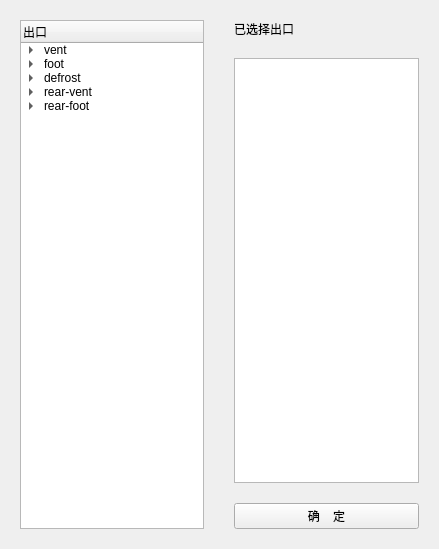
<?xml version="1.0" encoding="UTF-8"?>
<ui version="4.0">
 <class>outlet_form</class>
 <widget class="QWidget" name="outlet_form">
  <property name="geometry">
   <rect>
    <x>0</x>
    <y>0</y>
    <width>439</width>
    <height>549</height>
   </rect>
  </property>
  <property name="windowTitle">
   <string>出口命名</string>
  </property>
  <layout class="QGridLayout" name="gridLayout">
   <property name="leftMargin">
    <number>20</number>
   </property>
   <property name="topMargin">
    <number>20</number>
   </property>
   <property name="rightMargin">
    <number>20</number>
   </property>
   <property name="bottomMargin">
    <number>20</number>
   </property>
   <property name="horizontalSpacing">
    <number>30</number>
   </property>
   <property name="verticalSpacing">
    <number>20</number>
   </property>
   <item row="0" column="0" rowspan="3">
    <widget class="QTreeWidget" name="outlet_tree">
     <column>
      <property name="text">
       <string>出口</string>
      </property>
     </column>
     <item>
      <property name="text">
       <string>vent</string>
      </property>
      <property name="flags">
       <set>ItemIsSelectable|ItemIsDragEnabled|ItemIsEnabled</set>
      </property>
      <item>
       <property name="text">
        <string>outlet_vent</string>
       </property>
       <property name="checkState">
        <enum>Unchecked</enum>
       </property>
      </item>
      <item>
       <property name="text">
        <string>outlet_vc</string>
       </property>
       <property name="checkState">
        <enum>Unchecked</enum>
       </property>
      </item>
      <item>
       <property name="text">
        <string>outlet_vl</string>
       </property>
       <property name="checkState">
        <enum>Unchecked</enum>
       </property>
      </item>
      <item>
       <property name="text">
        <string>outlet_vr</string>
       </property>
       <property name="checkState">
        <enum>Unchecked</enum>
       </property>
      </item>
      <item>
       <property name="text">
        <string>outlet_d</string>
       </property>
       <property name="checkState">
        <enum>Unchecked</enum>
       </property>
      </item>
      <item>
       <property name="text">
        <string>outlet_p</string>
       </property>
       <property name="checkState">
        <enum>Unchecked</enum>
       </property>
      </item>
     </item>
     <item>
      <property name="text">
       <string>foot</string>
      </property>
      <item>
       <property name="text">
        <string>outlet_foot</string>
       </property>
       <property name="checkState">
        <enum>Unchecked</enum>
       </property>
      </item>
      <item>
       <property name="text">
        <string>outlet_ffl</string>
       </property>
       <property name="checkState">
        <enum>Unchecked</enum>
       </property>
      </item>
      <item>
       <property name="text">
        <string>outlet_ffr</string>
       </property>
       <property name="checkState">
        <enum>Unchecked</enum>
       </property>
      </item>
     </item>
     <item>
      <property name="text">
       <string>defrost</string>
      </property>
      <item>
       <property name="text">
        <string>outlet_defrost</string>
       </property>
       <property name="checkState">
        <enum>Unchecked</enum>
       </property>
      </item>
      <item>
       <property name="text">
        <string>outlet_dc</string>
       </property>
       <property name="checkState">
        <enum>Unchecked</enum>
       </property>
      </item>
      <item>
       <property name="text">
        <string>outlet_dl</string>
       </property>
       <property name="checkState">
        <enum>Unchecked</enum>
       </property>
      </item>
      <item>
       <property name="text">
        <string>outlet_dr</string>
       </property>
       <property name="checkState">
        <enum>Unchecked</enum>
       </property>
      </item>
     </item>
     <item>
      <property name="text">
       <string>rear-vent</string>
      </property>
      <item>
       <property name="text">
        <string>outlet_rv</string>
       </property>
       <property name="checkState">
        <enum>Unchecked</enum>
       </property>
      </item>
     </item>
     <item>
      <property name="text">
       <string>rear-foot</string>
      </property>
      <item>
       <property name="text">
        <string>outlet_rfl</string>
       </property>
       <property name="checkState">
        <enum>Unchecked</enum>
       </property>
      </item>
      <item>
       <property name="text">
        <string>outlet_rfr</string>
       </property>
       <property name="checkState">
        <enum>Unchecked</enum>
       </property>
      </item>
     </item>
    </widget>
   </item>
   <item row="0" column="1">
    <widget class="QLabel" name="chosed_label">
     <property name="text">
      <string>已选择出口</string>
     </property>
    </widget>
   </item>
   <item row="1" column="1">
    <widget class="QListView" name="chosed_list">
     <property name="editTriggers">
      <set>QAbstractItemView::NoEditTriggers</set>
     </property>
    </widget>
   </item>
   <item row="2" column="1">
    <widget class="QPushButton" name="chosed_btn">
     <property name="text">
      <string>确    定</string>
     </property>
    </widget>
   </item>
  </layout>
 </widget>
 <resources/>
 <connections/>
</ui>
